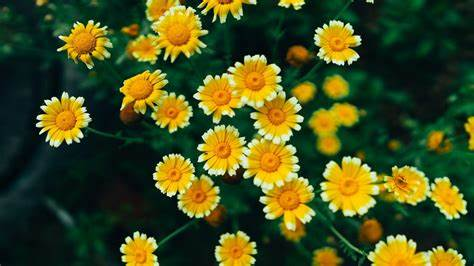
#> input picture img0.jpg, 474 x 266 px, found by its file name
$ python ImgContour.py
#> lines starting #> are read from the running program, lines starting #| are printed output that depends on the picture; after the words box and inside, x2 and y2 are one past the last pixel; in counts of white or black regions, pixels touching at a corner belong together
#image contours using opencv
import cv2
import numpy as np
from matplotlib import pyplot as plt
img = cv2.imread("C:\VSCode\Images\img0.jpg")
#> img is the input picture: shape (266, 474, 3); mean B, G, R 30.2, 78.6, 68.6
img1 = cv2.cvtColor(img,cv2.COLOR_BGR2GRAY)
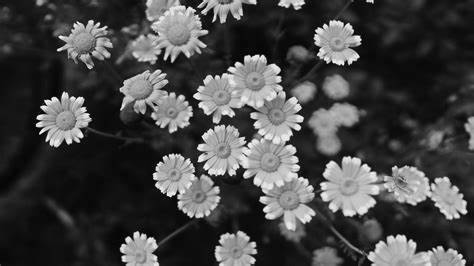
#> img1: shape (266, 474); min 0, max 254, mean 70.1
ret,thresh = cv2.threshold(img1,127,255,0)
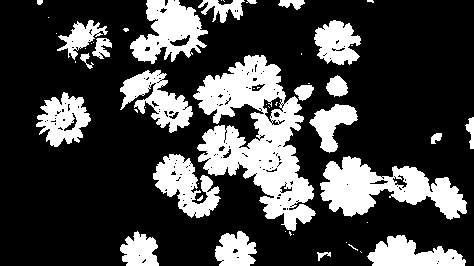
#> thresh: shape (266, 474); 26.3% white; 52 white regions (29 under 20 px)

cnts,hier = cv2.findContours(thresh,cv2.RETR_TREE,cv2.CHAIN_APPROX_SIMPLE)
#> cnts = 257 contours, 216 with area under 20; largest, box (x1, y1, x2, y2) and area: (193, 55, 316, 231) 10318, (320, 156, 467, 220) 4624, (130, 0, 208, 64) 2798, (153, 154, 221, 218) 2093, (120, 70, 193, 133) 2030

img = cv2.drawContours(img,cnts,-1,(176,10,15),4)
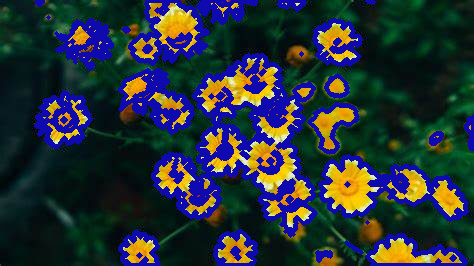
#> img: shape (266, 474, 3); mean B, G, R 56.9, 50.1, 38
titles = ["original","gray","thresh"]
images = [img,img1,thresh]
for i in range(3):
    plt.subplot(1,3,i+1)
    plt.imshow(images[i],"gray")
    plt.title(titles[i])
    plt.xticks([]),plt.yticks([])
plt.show()
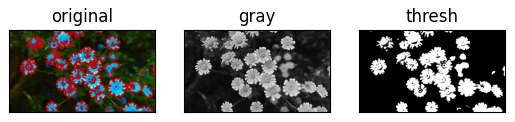
#> figure drawn by matplotlib, 3 panels; B, G, R data is drawn as R, G, B
cv2.waitKey(0)
cv2.destroyAllWindows()

$ run again, with img1.jpg copied over img0.jpg
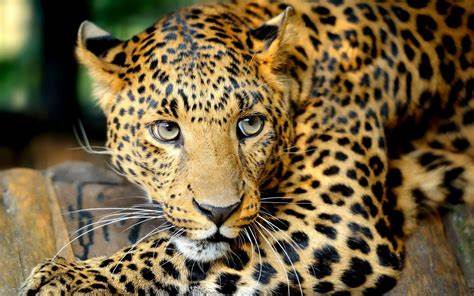
#> input picture img1.jpg, 474 x 296 px, found by its file name
#> img is the input picture: shape (296, 474, 3); mean B, G, R 64.3, 96.2, 114
#> `ret,thresh = cv2.threshold(img1,127,255,0)`:
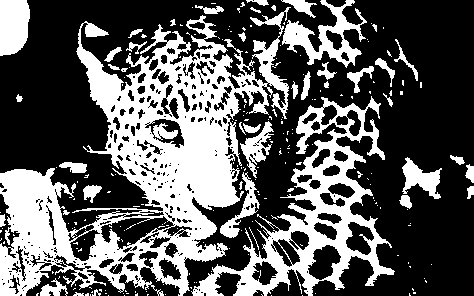
#> thresh: shape (296, 474); 36.1% white; 231 white regions (188 under 20 px)
#> cnts = 648 contours, 479 with area under 20; largest, box (x1, y1, x2, y2) and area: (0, 7, 291, 296) 36391, (191, 96, 395, 296) 13721, (282, 0, 367, 68) 2040, (0, 0, 30, 56) 1388, (100, 215, 175, 250) 1266
#> `plt.show()`:
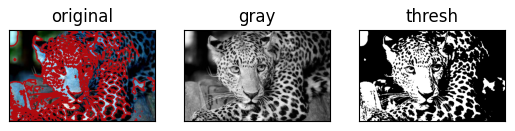
#> figure drawn by matplotlib, 3 panels; B, G, R data is drawn as R, G, B

$ run again, with img2.jpg copied over img0.jpg
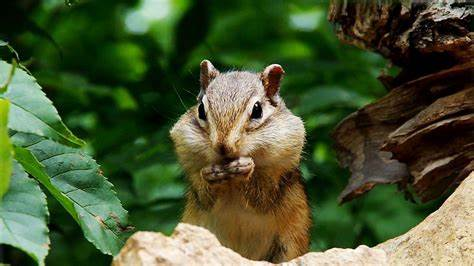
#> input picture img2.jpg, 474 x 266 px, found by its file name
#> img is the input picture: shape (266, 474, 3); mean B, G, R 50, 86.4, 72.7
#> `ret,thresh = cv2.threshold(img1,127,255,0)`:
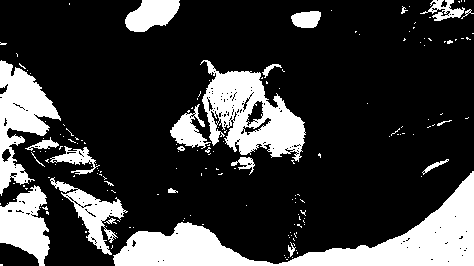
#> thresh: shape (266, 474); 22.4% white; 174 white regions (152 under 20 px)
#> cnts = 412 contours, 381 with area under 20; largest, box (x1, y1, x2, y2) and area: (113, 171, 474, 266) 9996, (200, 60, 306, 162) 5670, (0, 60, 61, 196) 3592, (0, 185, 50, 266) 2360, (50, 177, 128, 255) 1621
#> img: shape (266, 474, 3); 17.19% of pixels changed, all inside (x1, y1, x2, y2) = (0, 0, 474, 266)
#> `plt.show()`:
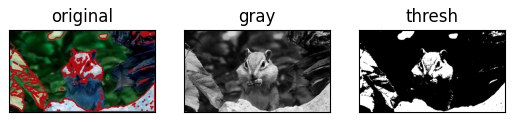
#> figure drawn by matplotlib, 3 panels; B, G, R data is drawn as R, G, B

$ run again, with img3.jpg copied over img0.jpg
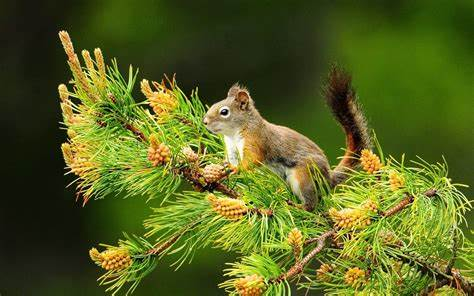
#> input picture img3.jpg, 474 x 296 px, found by its file name
#> img is the input picture: shape (296, 474, 3); mean B, G, R 32.3, 97.6, 86.6
#> `ret,thresh = cv2.threshold(img1,127,255,0)`:
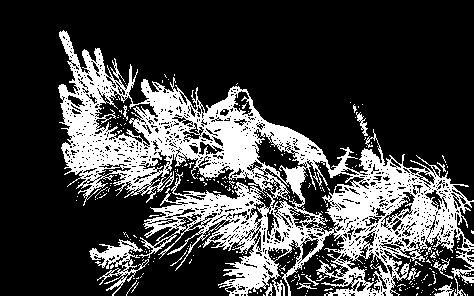
#> thresh: shape (296, 474); 26.1% white; 304 white regions (291 under 20 px)
#> cnts = 2065 contours, 1895 with area under 20; largest, box (x1, y1, x2, y2) and area: (58, 30, 474, 296) 45669, (296, 160, 365, 233) 1872, (94, 93, 159, 146) 1476, (253, 128, 308, 183) 1030, (89, 239, 149, 296) 902
#> `plt.show()`:
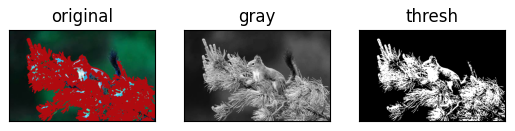
#> figure drawn by matplotlib, 3 panels; B, G, R data is drawn as R, G, B
